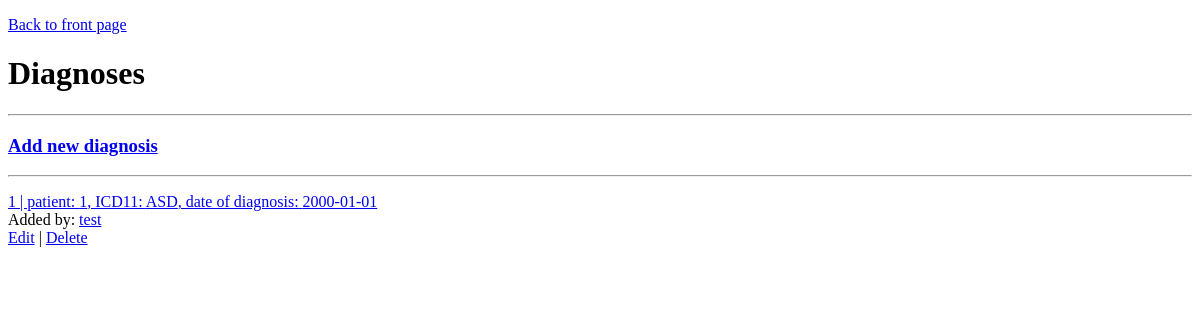
Page /diagnoses (signed in) on the earlier database version.
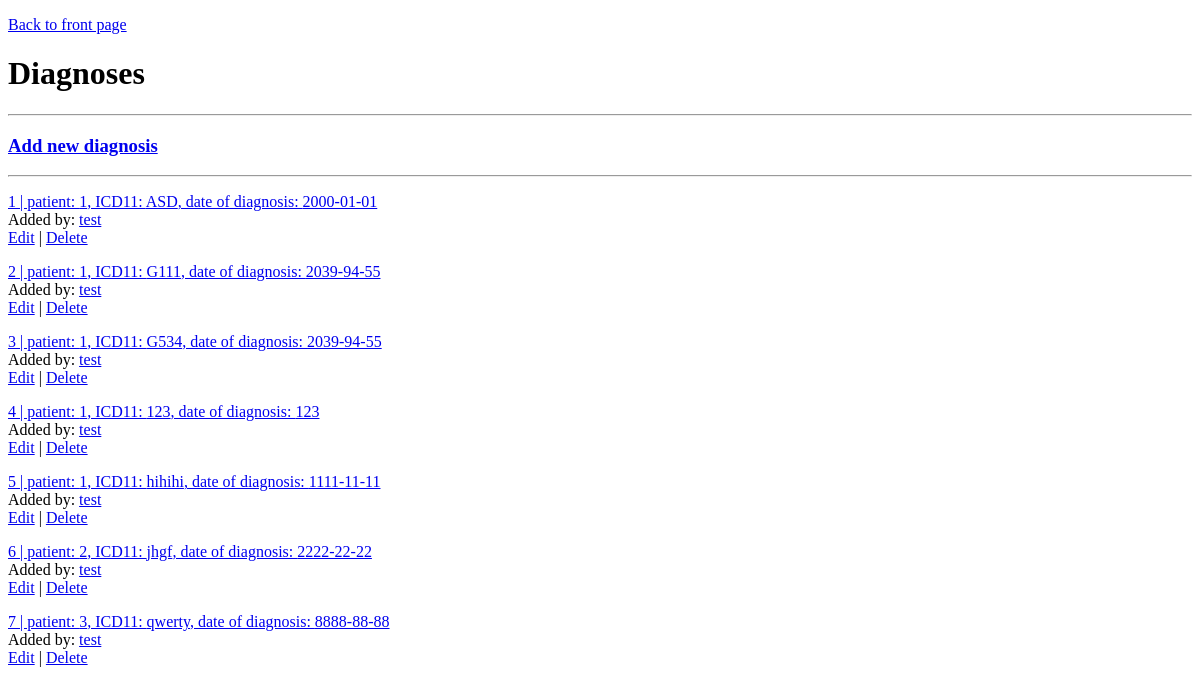
Same page on the later database version.
### tables this page shows
CREATE TABLE diagnoses (
    id INTEGER PRIMARY KEY,
    patientsId INTEGER,
    icd11 TEXT,
    diagnosisDate TEXT, 
    usersId INTEGER,
    FOREIGN KEY (patientsId) REFERENCES patients (id),
    FOREIGN KEY (usersId) REFERENCES users (id)
);

CREATE TABLE users (
    id INTEGER PRIMARY KEY,
    username TEXT UNIQUE,
    passwordHashed TEXT
    
);

### app.py (the view)
@app.route("/diagnoses")
def showDiagnoses():
    requireLogin()
    diagnoses= controller.getDiagnoses()
    return render_template("diagnosis_list.html", diagnoses= diagnoses)

### app.py (called while the page is built)
def requireLogin():
    if "userid" not in session:
        abort(403)

### controller.py (called while the page is built)
def getDiagnoses(diagnosisId=None):
    if (diagnosisId is not None):
        query= """SELECT diagnoses.id, diagnoses.patientsId, diagnoses.icd11, diagnoses.diagnosisDate, diagnoses.usersId, users.username
                FROM diagnoses
                JOIN users ON diagnoses.usersId = users.id
                WHERE diagnoses.id = ?"""
        return db.query(query, [diagnosisId])
    else:
        query= """SELECT diagnoses.id, diagnoses.patientsId, diagnoses.icd11, diagnoses.diagnosisDate, diagnoses.usersId,  users.username
                FROM diagnoses
                JOIN users ON diagnoses.usersId = users.id
                """
        return db.query(query)

### db.py (called while the page is built)
def getConnection():
    connection= sqlite3.connect("clinidata.db")
    connection.execute("PRAGMA foreign_keys = ON")
    connection.row_factory= sqlite3.Row
    return connection

def query(sql, params=[]):
    connection= getConnection()
    result= connection.execute(sql, params).fetchall()
    connection.close()
    return result

### templates/diagnosis_list.html (shortened to what this page needs)
<!DOCTYPE html>
<html>
<head>
</head>
<body>
     <p>
        <a href="/"> Back to front page </a>
    </p>
    <h1>Diagnoses</h1>
    <hr>
    <p>
        <h3>
            <a href="/diagnoses/add/form"> Add new diagnosis</a>
        </h3>
    </p>
    <hr>
    {% for diagnosis in diagnoses %}
    <p>
    <a href="/diagnoses/{{diagnosis.id}}"> {{diagnosis.id}} | patient: {{diagnosis.patientsId}}, ICD11:  {{diagnosis.icd11}}, date of diagnosis: {{diagnosis.diagnosisDate}} </a>
    <br>
    Added by: <a href="/users/{{diagnosis.usersId}}" > {{diagnosis.username}} </a>
    <br>
    <a href="/diagnoses/{{diagnosis.id}}/edit"> Edit</a> |
    <a href="/diagnoses/{{diagnosis.id}}/delete"> Delete</a>
    </p>
    {% endfor %}
</body>
</html

Differences in the rows shown:
added diagnoses: id "2", patientsId "1", icd11 "G111", diagnosisDate "2039-94-55", username "test"
added diagnoses: id "3", patientsId "1", icd11 "G534", diagnosisDate "2039-94-55", username "test"
added diagnoses: id "4", patientsId "1", icd11 "123", diagnosisDate "123", username "test"
added diagnoses: id "5", patientsId "1", icd11 "hihihi", diagnosisDate "1111-11-11", username "test"
added diagnoses: id "6", patientsId "2", icd11 "jhgf", diagnosisDate "2222-22-22", username "test"
added diagnoses: id "7", patientsId "3", icd11 "qwerty", diagnosisDate "8888-88-88", username "test"
